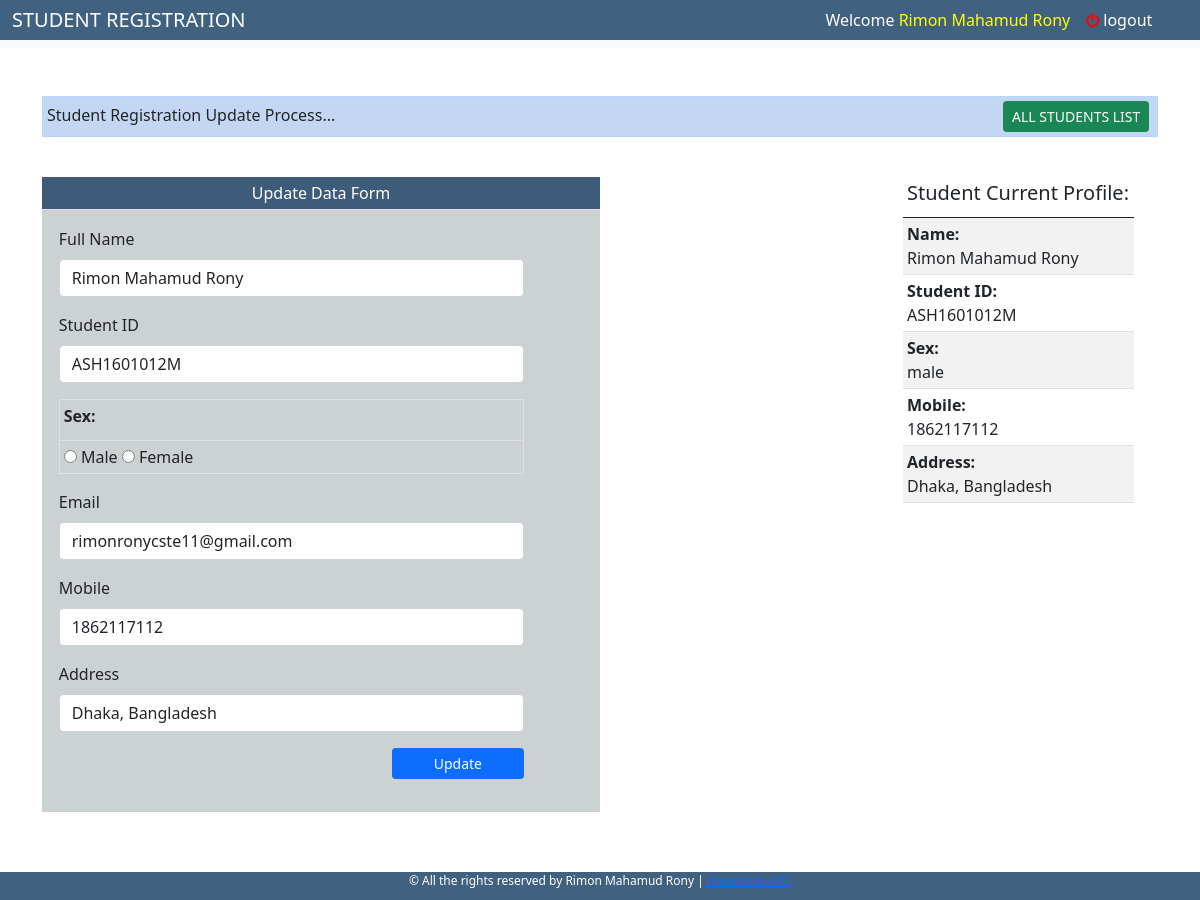
/edit.php?id=9 (signed in), run on the app's committed database.
### tables this page shows
CREATE TABLE `students` (
  `id` int(11) NOT NULL,
  `s_name` varchar(255) NOT NULL,
  `s_id` varchar(255) NOT NULL,
  `s_sex` varchar(255) NOT NULL,
  `s_email` varchar(255) NOT NULL,
  `s_phone` int(15) NOT NULL,
  `address` varchar(255) NOT NULL
);

### edit.php (the view, shortened to what this page needs)
<?php
$id = @$_GET['id'];
?>
 <?php include ('db.php'); ?>
<?php include ('head.php'); ?>
<br>
<div id="head" class="container">
<br>
    <table class="table table-striped table-sm alert alert-primary">
        <tr>
            <td>
            Student Registration Update Process...
            <button type="button" class="btn btn-sm btn-success" style="margin-left:60%;"><a href="list.php" style="text-decoration: none;" ><span style="color:white;">ALL STUDENTS LIST </span></a></button>
            </td>
        </tr>
    </table>
<div><br></div>
<div id="login" class="conatiner col-sm-6" style="float:left;">
        <div class="conatiner-fluid" style="background-color: #CCD1D1;">
            <table class="table table-striped table-sm">
                <tr style="color:white;">
                    <td align="center" style="background-color:#416180;">
                        Update Data Form
                    </td>
                </tr>
            </table>
            <form class="col-sm-10" action="edit.php" method="post" style="margin: 3%;">
<?php
        $sql2="SELECT *FROM `students` WHERE `students`.`id` = $id;";
        $result2 = mysqli_query($conn, $sql2);
        $row= mysqli_fetch_array($result2);
?>
            <div class="mb-3">
                <label for="exampleInputEmail1" class="form-label">Full Name</label>
                <input type="text" class="form-control" name="s_name" value="<?php echo $row['s_name']; ?>">
              </div>
              <div class="mb-3">
                <label for="exampleInputPassword1" class="form-label">Student ID</label>
                <input type="text" class="form-control" name="s_id" value="<?php echo $row['s_id']; ?>">
              </div>
                <div class="mb-3">
                    <table class="table table-sm table-bordered">
                        <thead>
                            <tr>
                                <td>
                                <label for="exampleInputEmail1" class="form-label"><strong>Sex:</strong></label>
                                </td>
                            </tr>
                        </thead>
                        <tr>
                            <td>
                              <input  type="radio" name="s_sex"  value="male">
                              <label class="form-check-label" for="flexRadioDefault1">
                                Male
                              </label>
                              <input  type="radio" name="s_sex" value="female">
                              <label class="form-check-label" for="flexRadioDefault2">
                                Female
                              </label>
                            </td>
                        </tr>
                    </table>
                </div>
              <div class="mb-3">
                <label for="exampleInputEmail1" class="form-label">Email</label>
                <input type="email" class="form-control" name="s_email" value="<?php echo $row['s_email']; ?>">
              </div>
              <div class="mb-3">
                <label for="exampleInputPassword1" class="form-label">Mobile</label>
                <input type="text" class="form-control" name="s_phone" value="<?php echo $row['s_phone']; ?>">
              </div>
              <div class="mb-3">
                <label for="exampleInputPassword1" class="form-label">Address</label>
                <input type="text" class="form-control" name="s_add" value="<?php echo $row['address']; ?>">
              </div>
              <div class="mb-3">
                <button type="submit" class="btn btn-primary btn-sm" name="update" style="float:right;">&nbsp;&nbsp;&nbsp;&nbsp;&nbsp;&nbsp;&nbsp;&nbsp;&nbsp;Update&nbsp;&nbsp;&nbsp;&nbsp;&nbsp;&nbsp;&nbsp;&nbsp;&nbsp;</button>
            </div>
            <div class="mb-3">
            </div>
            <br>
            </form>
        </div>
        <br>
        <br>
        <br>
    </div>
                    <div id="studentProfile" class="col-sm-3" style="float: right;">
                        <div id="border" class="container">
                            <div class="container">
                                <table class="table table-striped table-sm table-hover">
                                    <thead>
                                        <tr>
                                            <th><h5>Student Current Profile: </h5></th>
                                        </tr>
                                    </thead>
                                    <tbody>
                                        <tr>
                                            <td><strong>Name:</strong><br>
                                                <?php echo ''.$row['s_name'];?>
                                            </td>
                                        </tr>
                                        <tr>
                                            <td><strong>Student ID:</strong><br>
                                                <?php echo ''.$row['s_id'];?></td>
                                        </tr>
                                        <tr>
                                            <td><strong>Sex:</strong><br>
                                                <?php echo ''.$row['s_sex'];?></td>
                                        </tr>
                                        <tr>
                                            <td><strong>Mobile:</strong><br>
                                                <?php echo ''.$row['s_phone'];?></td>
                                        </tr>
                                        <tr>
                                            <td><strong>Address:</strong><br>
                                                <?php echo ''.$row['address'];?></td>
                                        </tr>
                                    </tbody>
                                </table>
                            </div>
                        </div>
                        <div>
                            <br><br>
                        </div>
                    </div>
</div>
<?php include('footer.php'); ?>

### data on the page
students: s_name "Rimon Mahamud Rony", s_id "ASH1601012M", s_email "rimonronycste11@gmail.com", s_phone "1862117112", s_add "Dhaka, Bangladesh", s "ASH1601012M", s_sex "male", address "Dhaka, Bangladesh"

### other printed values
$message "Welcome"
$username "Rimon Mahamud Rony"
$log "logout"
